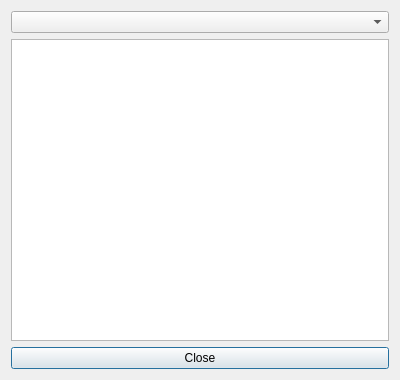
<?xml version="1.0" encoding="UTF-8"?>
<ui version="4.0">
 <class>SSLCertificate</class>
 <widget class="QDialog" name="SSLCertificate">
  <property name="geometry">
   <rect>
    <x>0</x>
    <y>0</y>
    <width>400</width>
    <height>380</height>
   </rect>
  </property>
  <property name="windowTitle">
   <string>Dialog</string>
  </property>
  <layout class="QVBoxLayout" name="verticalLayout">
   <item>
    <widget class="QComboBox" name="certificates"/>
   </item>
   <item>
    <widget class="QListWidget" name="certificateInfo"/>
   </item>
   <item>
    <widget class="QPushButton" name="btnClose">
     <property name="text">
      <string>Close</string>
     </property>
    </widget>
   </item>
  </layout>
 </widget>
 <resources/>
 <connections/>
</ui>
